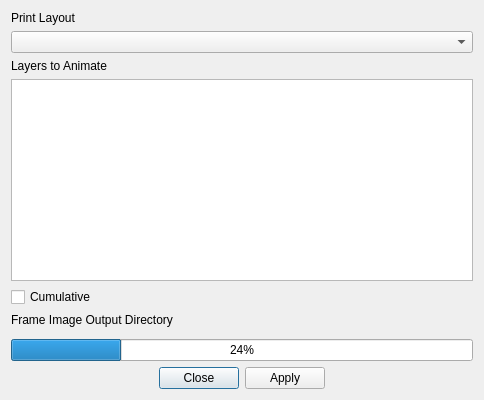
<?xml version="1.0" encoding="UTF-8"?>
<ui version="4.0">
 <class>mmqgis_animate_sequence_form</class>
 <widget class="QDialog" name="mmqgis_animate_sequence_form">
  <property name="windowModality">
   <enum>Qt::ApplicationModal</enum>
  </property>
  <property name="enabled">
   <bool>true</bool>
  </property>
  <property name="geometry">
   <rect>
    <x>0</x>
    <y>0</y>
    <width>484</width>
    <height>400</height>
   </rect>
  </property>
  <property name="mouseTracking">
   <bool>false</bool>
  </property>
  <property name="windowTitle">
   <string>Animate Sequence</string>
  </property>
  <layout class="QVBoxLayout" name="verticalLayout_4">
   <item>
    <widget class="QLabel" name="label_6">
     <property name="text">
      <string>Print Layout</string>
     </property>
    </widget>
   </item>
   <item>
    <widget class="QComboBox" name="print_layout"/>
   </item>
   <item>
    <widget class="QLabel" name="label_5">
     <property name="text">
      <string>Layers to Animate</string>
     </property>
    </widget>
   </item>
   <item>
    <widget class="QListWidget" name="input_layer_names">
     <property name="selectionMode">
      <enum>QAbstractItemView::ExtendedSelection</enum>
     </property>
    </widget>
   </item>
   <item>
    <widget class="QCheckBox" name="cumulative">
     <property name="text">
      <string>Cumulative</string>
     </property>
    </widget>
   </item>
   <item>
    <widget class="QLabel" name="label">
     <property name="text">
      <string>Frame Image Output Directory</string>
     </property>
    </widget>
   </item>
   <item>
    <widget class="QgsFileWidget" name="frame_directory"/>
   </item>
   <item>
    <widget class="QProgressBar" name="status">
     <property name="value">
      <number>24</number>
     </property>
    </widget>
   </item>
   <item>
    <widget class="QDialogButtonBox" name="buttonBox">
     <property name="orientation">
      <enum>Qt::Horizontal</enum>
     </property>
     <property name="standardButtons">
      <set>QDialogButtonBox::Apply|QDialogButtonBox::Close</set>
     </property>
     <property name="centerButtons">
      <bool>true</bool>
     </property>
    </widget>
   </item>
  </layout>
 </widget>
 <customwidgets>
  <customwidget>
   <class>QgsFileWidget</class>
   <extends>QWidget</extends>
   <header>qgsfilewidget.h</header>
  </customwidget>
 </customwidgets>
 <tabstops>
  <tabstop>buttonBox</tabstop>
 </tabstops>
 <resources/>
 <connections>
  <connection>
   <sender>buttonBox</sender>
   <signal>accepted()</signal>
   <receiver>mmqgis_animate_sequence_form</receiver>
   <slot>accept()</slot>
   <hints>
    <hint type="sourcelabel">
     <x>248</x>
     <y>254</y>
    </hint>
    <hint type="destinationlabel">
     <x>157</x>
     <y>274</y>
    </hint>
   </hints>
  </connection>
  <connection>
   <sender>buttonBox</sender>
   <signal>rejected()</signal>
   <receiver>mmqgis_animate_sequence_form</receiver>
   <slot>reject()</slot>
   <hints>
    <hint type="sourcelabel">
     <x>316</x>
     <y>260</y>
    </hint>
    <hint type="destinationlabel">
     <x>286</x>
     <y>274</y>
    </hint>
   </hints>
  </connection>
 </connections>
</ui>
